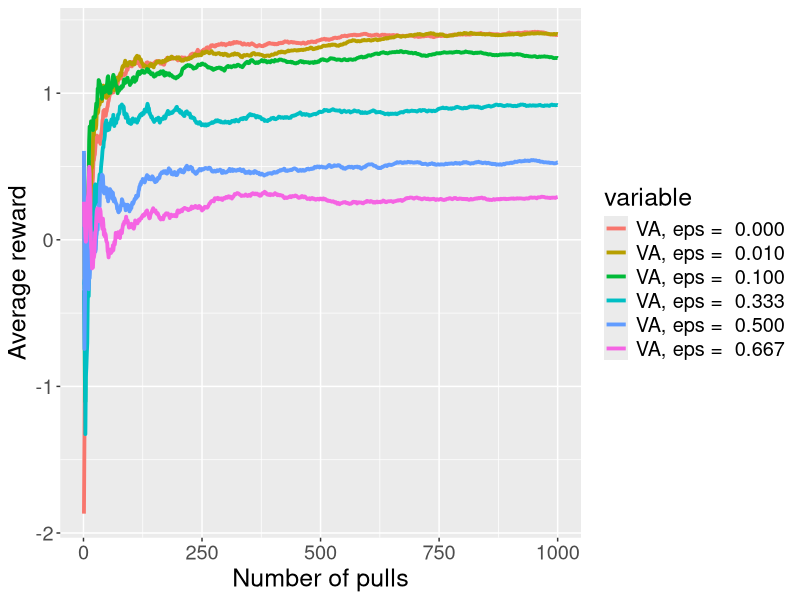
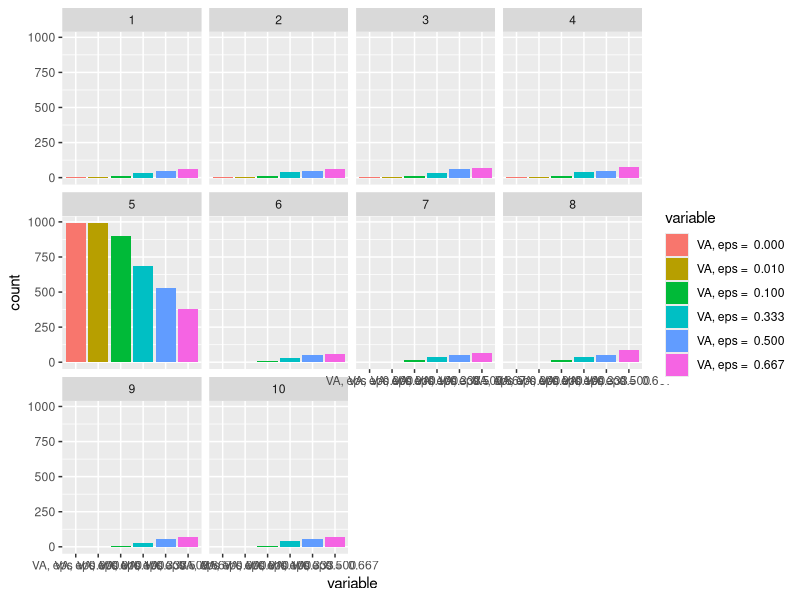

Here is the R script that generated these plots, in order:
library(ggplot2)
library(reshape2)


num.of.pulls <- 1000    # How many times to pull the lever?
num.of.bandits <- 10    # How many bandis are there to choose from?

# Generate means and standard deviations for each bandit.
bandit.means <- rnorm(num.of.bandits, mean=0, sd=1)
bandit.sds <- rep(1, num.of.bandits)

# Select the bandit with the largest mean.
best.bandit <- which.max(bandit.means)

# First try the sample-average method that always chooses the bandit whose
# average of sample rewards gotten so far is the largest. Then try
# \epsilon-greedy action-value methods that with \epsilon probability uniformly
# choose a random bandit instead of the most promising one. This introduces
# some exploration instead of just exploiting all the time.

epsilons <- c(0, 1/100, 1/10, 1/3, 1/2, 2/3)

bandit.estimated.means <- matrix(0, nrow=length(epsilons), ncol=num.of.bandits)
bandit.times.pulled <- matrix(0, nrow=length(epsilons), ncol=num.of.bandits)
best.mean.history <- matrix(0, nrow=length(epsilons), ncol=num.of.pulls)
reward.history <- matrix(0, nrow=length(epsilons), ncol=num.of.pulls)
pull.history <- matrix(0, nrow=length(epsilons), ncol=num.of.pulls)


for (j in 1:length(epsilons)) {
    for (i in 1:num.of.pulls) {

        # Determine which bandit to pull.
        if (runif(1) < epsilons[j]) {
            bandit <- sample(1:num.of.bandits, size=1)
        } else {
            bandit <- which.max(bandit.estimated.means[j, ])
        }

        # Generate a reward.
        reward <- rnorm(n=1, mean=bandit.means[bandit], sd=bandit.sds[bandit])

        # Bookkeeping for nice plots.
        reward.history[j, i] <- reward
        pull.history[j, i] <- bandit
        best.mean.history[j, i] <- max(bandit.estimated.means[j, ])

        # Increment sample average.
        bandit.times.pulled[j, bandit] <- bandit.times.pulled[j, bandit] + 1
        avg <- bandit.estimated.means[j, bandit]
        bandit.estimated.means[j, bandit] <-
            avg + (reward-avg) / bandit.times.pulled[j, bandit]

    }
}

# Plot mean reward per pull history for different epsilon choices.

avg.rewards <- apply(reward.history, 1, function(row) {
    cumsum(row) / 1:num.of.pulls
})

EpsilonToColumnName <- function (epsilon) {
    paste("VA, eps = ", sprintf("%.3f", epsilon))
}

avg.reward.per.pull <- as.data.frame(avg.rewards)
colnames(avg.reward.per.pull) <- sapply(epsilons, EpsilonToColumnName)
avg.reward.per.pull$pull <- 1:num.of.pulls

colors <- rainbow(length(epsilons))

df <- melt(avg.reward.per.pull, id="pull")

p <- ggplot(df, aes(x=pull, y=value, color=variable)) +
    geom_line(size=1.3) +
    xlab("Number of pulls") +
    ylab("Average reward") +
    theme(text = element_text(size=18))
print(p)

readline("Press <ENTER> for more... ")

# For each bandit plot the distribution of strategies that pulled them.
df <- as.data.frame(t(pull.history))
colnames(df) <- sapply(epsilons, EpsilonToColumnName)
df$pull <- 1:num.of.pulls
df <- melt(df, id="pull")
df$value <- as.factor(df$value)

p <- ggplot(df, aes(variable, fill=variable)) +
     geom_bar() +
     facet_wrap(~ value)
print(p)
